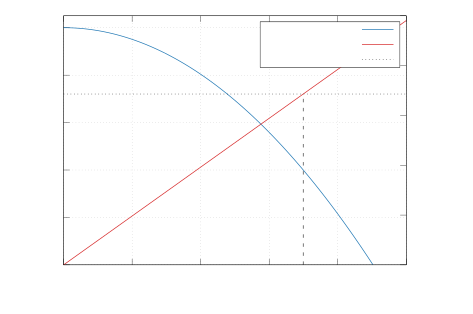

Write gnuplot code to recreate this figure.
# Ausgabe als PDF (Cairolatex für perfekte Schrift-Einbindung in LaTeX)
set terminal cairolatex pdf size 12cm, 8cm font ",10"
set output "images/physik/freierfall.tex"

# Achsen und Beschriftung
set xlabel "Zeit t [s]"
set ylabel "Höhe h [m]" textcolor rgb "#1f77b4"
set y2label "Geschwindigkeit v [m/s]" textcolor rgb "#d62728"

# Achsen-Bereiche
set xrange [0:50]
set yrange [0:10500]
set y2range [0:500]

# Achsen-Ticks (y1 blau, y2 rot)
set ytics nomirror textcolor rgb "#1f77b4"
set y2tics nomirror textcolor rgb "#d62728"
set grid

# Legende
set key top right box opaque

# Physikalische Konstanten
h0 = 10000.0
g = 9.81
v_schall = 343.0

# Formeln für den freien Fall
h(t) = h0 - 0.5 * g * t**2
v(t) = g * t

# Eine horizontale Linie für die Schallmauer auf der rechten Achse
# (wir plotten sie als Konstante auf der y2-Achse)
schall(t) = v_schall

# Berechne die Zeit, zu der die Schallmauer durchbrochen wird
t_schall = v_schall / g

# Gestrichelte Hilfslinie zum Durchbruch der Schallmauer
set arrow 1 from t_schall, first 0 to t_schall, second v_schall nohead dt 2 lw 1.5 lc rgb "black"

# Plotten
plot h(x) axes x1y1 title "Höhe" lc rgb "#1f77b4" lw 2, \
     v(x) axes x1y2 title "Geschwindigkeit" lc rgb "#d62728" lw 2, \
     schall(x) axes x1y2 title "Schallmauer" lc rgb "black" dt 3 lw 1.5
